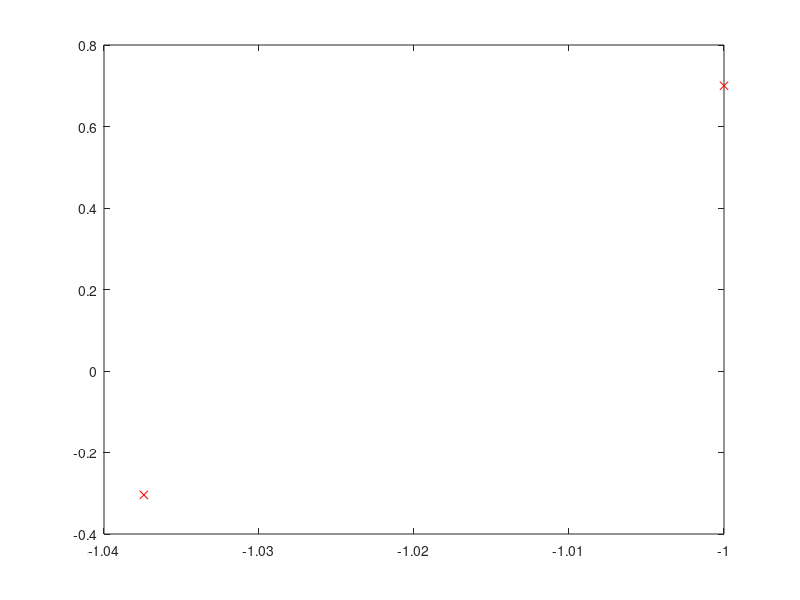

This figure's MATLAB source: (Note: this script raises an error after producing the figure.)
% backtracking line search
clear;
x0=[-1; 0.7];
x = x0;
all_x=x0;
niters=0;
alpha=0.1;
beta=0.5;
while norm([exp(x(1)+3*x(2)-0.1)+exp(x(1)-3*x(2)-0.1)-exp(-x(1)-0.1); 3*exp(x(1)+3*x(2)-0.1)-3*exp(x(1)-3*x(2)-0.1)],2)>0.01
    del_x = -[exp(x(1)+3*x(2)-0.1)+exp(x(1)-3*x(2)-0.1)-exp(-x(1)-0.1); 3*exp(x(1)+3*x(2)-0.1)-3*exp(x(1)-3*x(2)-0.1)];
    d = del_x;
    t=1;
    x_dash = x+t*d;
    new_f=exp(x_dash(1)+3*x_dash(2)-0.1)+exp(x_dash(1)-3*x_dash(2)-0.1)+exp(-x_dash(1)-0.1);
    while new_f>exp(x(1)+3*x(2)-0.1)+exp(x(1)-3*x(2)-0.1)+exp(-x(1)-0.1)+alpha*t*del_x'*d
        t=beta*t;
        x_dash = x+t*d;
        new_f=exp(x_dash(1)+3*x_dash(2)-0.1)+exp(x_dash(1)-3*x_dash(2)-0.1)+exp(-x_dash(1)-0.1);
    end
    x = x+t*d;
    all_x = [all_x, x];
    niters=niters+1;
end
optval=exp(x(1)+3*x(2)-0.1)+exp(x(1)-3*x(2)-0.1)+exp(-x(1)-0.1);
best_x=x;

x = all_x;
plot(x(1,1),x(2,1),'rx')
hold on
for i = 2:niters
    plot(x(1,i),x(2,i),'rx')
    draw_line(x(:,i-1),x(:,i))
    hold on
end
grid;
title("Convergence plot for BLS with Gradient Descent");